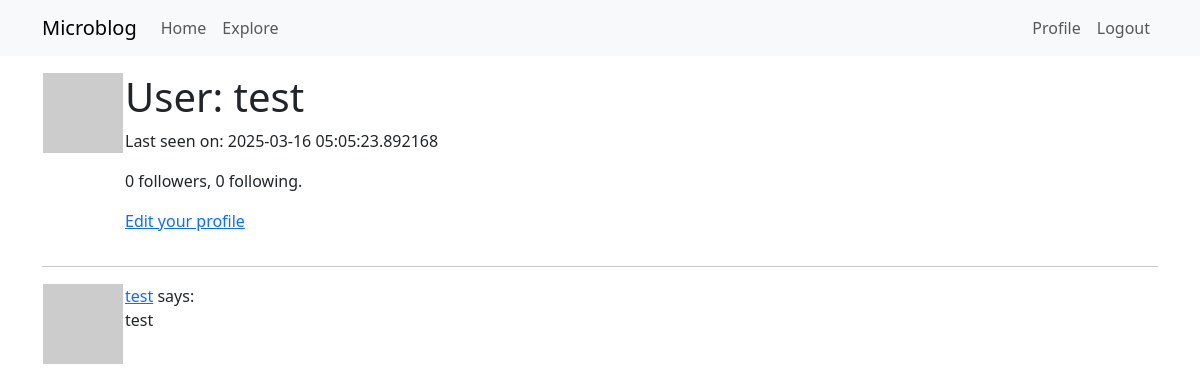
Before: /user/test (signed in) with the older database file.
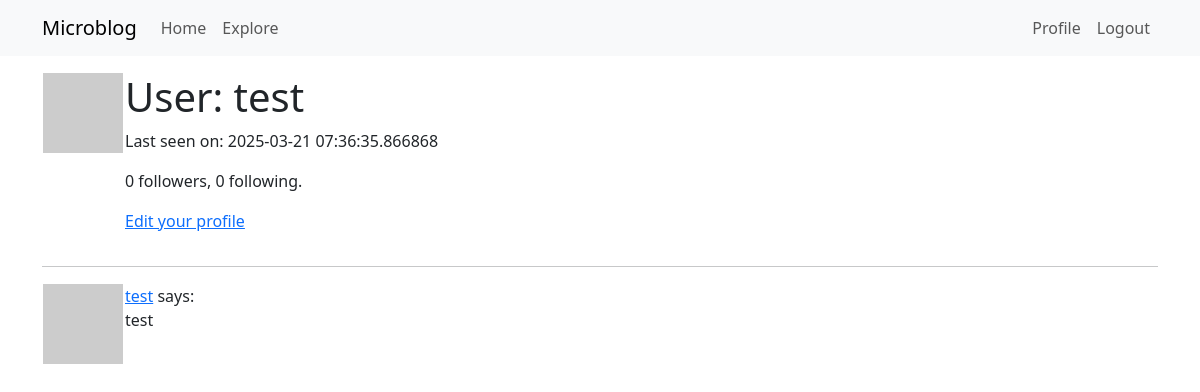
After: the same page with the newer database file.
### app/models.py (models this page shows, shortened)
class User(UserMixin, db.Model):
    id: so.Mapped[int] = so.mapped_column(primary_key=True)
    username: so.Mapped[str] = so.mapped_column(sa.String(64), index=True,unique=True)
    email: so.Mapped[str] = so.mapped_column(sa.String(120), index=True, unique=True)
    password_hash: so.Mapped[Optional[str]] = so.mapped_column(sa.String(256))
    about_me: so.Mapped[Optional[str]] = so.mapped_column(sa.String(140))
    last_seen: so.Mapped[Optional[datetime]] = so.mapped_column(
        default=lambda:datetime.now(timezone.utc)
    )
    posts: so.WriteOnlyMapped['Post'] = so.relationship(back_populates='author')
    following: so.WriteOnlyMapped['User'] = so.relationship(
        secondary=followers, primaryjoin=(followers.c.follower_id == id),
        secondaryjoin=(followers.c.followed_id == id),
        back_populates='followers'
    )
    followers: so.WriteOnlyMapped['User'] = so.relationship(
        secondary=followers, primaryjoin=(followers.c.followed_id == id),
        secondaryjoin=(followers.c.follower_id == id),
        back_populates='following'
    )
    def avatar(self, size):
        digest = md5(self.email.lower().encode('utf-8')).hexdigest()
        return f'https://www.gravatar.com/avatar/{digest}?d=identicon&s={size}'
    def followers_count(self):
        query = sa.select(sa.func.count()).select_from(
            self.followers.select().subquery()
        )
        return db.session.scalar(query)
    def following_count(self):
        query = sa.select(sa.func.count()).select_from(
            self.following.select().subquery()
        )
        return db.session.scalar(query)

### app/routes.py (the view)
@app.route('/user/<username>')
@login_required
def user(username):
    user = db.first_or_404(sa.select(User).where(User.username == username))
    page = request.args.get('page', 1, type=int)
    query = user.posts.select().order_by(Post.timestamp.desc())
    posts = db.paginate(query, page=page, per_page=app.config['POSTS_PER_PAGE'], error_out=False)
    next_url = url_for('user', username=user.username, page=posts.next_num) if posts.has_next else None
    prev_url = url_for('user', username=user.username, page=posts.prev_num) if posts.has_prev else None
    form = EmptyForm()
    return render_template('user.html', user=user, posts=posts.items, next_url=next_url, prev_url=prev_url, form=form)

### app/models.py (called while the page is built)
@login.user_loader
def load_user(id):
    return db.session.get(User, int(id))

### app/routes.py (called while the page is built)
@app.before_request
def before_request():
    if current_user.is_authenticated:
        current_user.last_seen = datetime.now(timezone.utc)
        db.session.commit()

### app/templates/user.html (shortened to what this page needs)
{% extends "base.html" %}
{% block content %}
    <table>
      <tr valign="top">
        <td><img src="{{ user.avatar(128) }}"></td>
        <td>
            <h1>User: {{ user.username }}</h1>
            {% if user.last_seen %}<p>Last seen on: {{ user.last_seen }}</p>{% endif %}
            <p>{{ user.followers_count() }} followers, {{ user.following_count() }} following.</p>
            {% if user == current_user %}
                <p><a href="{{ url_for('edit_profile') }}">Edit your profile</a></p>
            {% endif %}
        </td>
      </tr>
    </table>
    <hr>
    {% for post in posts %}
      {% include '_post.html' %}
    {% endfor %}
{% endblock %}

Changed rows visible on the page:
changed User "test": last_seen "2025-03-16 05:05:23.892168" → "2025-03-21 07:36:35.866868"
